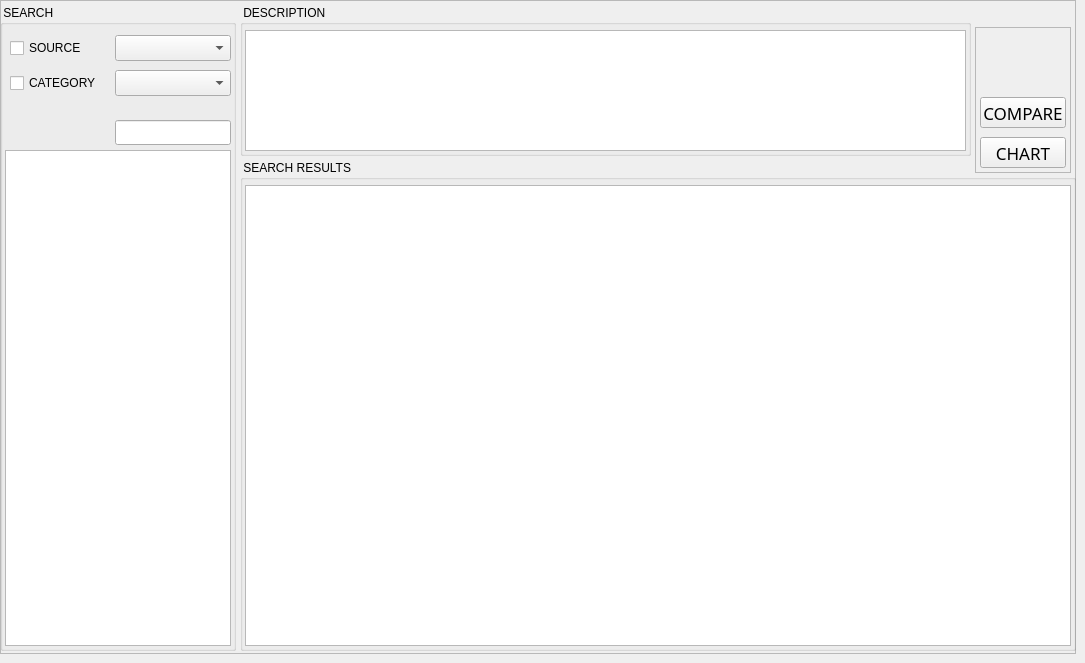
      <widget class="QWidget" name="tab_6">
       <attribute name="title">
        <string>EXPLORER</string>
       </attribute>
       <widget class="QFrame" name="frame_4">
        <property name="geometry">
         <rect>
          <x>0</x>
          <y>0</y>
          <width>1076</width>
          <height>654</height>
         </rect>
        </property>
        <property name="frameShape">
         <enum>QFrame::StyledPanel</enum>
        </property>
        <property name="frameShadow">
         <enum>QFrame::Raised</enum>
        </property>
        <widget class="QGroupBox" name="groupBox_11">
         <property name="geometry">
          <rect>
           <x>240</x>
           <y>5</y>
           <width>731</width>
           <height>151</height>
          </rect>
         </property>
         <property name="styleSheet">
          <string notr="true">font: 63 11pt &quot;FixedsysTTF&quot;;</string>
         </property>
         <property name="title">
          <string> DESCRIPTION</string>
         </property>
         <widget class="QTextBrowser" name="textBrowser">
          <property name="geometry">
           <rect>
            <x>5</x>
            <y>25</y>
            <width>721</width>
            <height>121</height>
           </rect>
          </property>
         </widget>
        </widget>
        <widget class="QGroupBox" name="groupBox_12">
         <property name="geometry">
          <rect>
           <x>0</x>
           <y>5</y>
           <width>236</width>
           <height>646</height>
          </rect>
         </property>
         <property name="styleSheet">
          <string notr="true">font: 63 11pt &quot;FixedsysTTF&quot;;</string>
         </property>
         <property name="title">
          <string> SEARCH</string>
         </property>
         <widget class="QComboBox" name="comboBox_2">
          <property name="geometry">
           <rect>
            <x>115</x>
            <y>30</y>
            <width>116</width>
            <height>26</height>
           </rect>
          </property>
         </widget>
         <widget class="QCheckBox" name="checkBox">
          <property name="geometry">
           <rect>
            <x>10</x>
            <y>30</y>
            <width>81</width>
            <height>26</height>
           </rect>
          </property>
          <property name="text">
           <string>SOURCE</string>
          </property>
         </widget>
         <widget class="QComboBox" name="comboBox_11">
          <property name="geometry">
           <rect>
            <x>115</x>
            <y>65</y>
            <width>116</width>
            <height>26</height>
           </rect>
          </property>
         </widget>
         <widget class="QCheckBox" name="checkBox_2">
          <property name="geometry">
           <rect>
            <x>10</x>
            <y>65</y>
            <width>96</width>
            <height>26</height>
           </rect>
          </property>
          <property name="text">
           <string>CATEGORY</string>
          </property>
         </widget>
         <widget class="QListWidget" name="listWidget_6">
          <property name="geometry">
           <rect>
            <x>5</x>
            <y>145</y>
            <width>226</width>
            <height>496</height>
           </rect>
          </property>
          <property name="selectionMode">
           <enum>QAbstractItemView::MultiSelection</enum>
          </property>
         </widget>
         <widget class="QLineEdit" name="lineEdit_2">
          <property name="geometry">
           <rect>
            <x>115</x>
            <y>115</y>
            <width>116</width>
            <height>25</height>
           </rect>
          </property>
         </widget>
        </widget>
        <widget class="QGroupBox" name="groupBox_21">
         <property name="geometry">
          <rect>
           <x>240</x>
           <y>160</y>
           <width>836</width>
           <height>491</height>
          </rect>
         </property>
         <property name="styleSheet">
          <string notr="true">font: 63 11pt &quot;FixedsysTTF&quot;;</string>
         </property>
         <property name="title">
          <string> SEARCH RESULTS</string>
         </property>
         <widget class="QTableView" name="tableView_2">
          <property name="geometry">
           <rect>
            <x>5</x>
            <y>25</y>
            <width>826</width>
            <height>461</height>
           </rect>
          </property>
         </widget>
        </widget>
        <widget class="QFrame" name="frame_20">
         <property name="geometry">
          <rect>
           <x>975</x>
           <y>27</y>
           <width>96</width>
           <height>146</height>
          </rect>
         </property>
         <property name="frameShape">
          <enum>QFrame::StyledPanel</enum>
         </property>
         <property name="frameShadow">
          <enum>QFrame::Raised</enum>
         </property>
         <widget class="QPushButton" name="pushButton_70">
          <property name="geometry">
           <rect>
            <x>5</x>
            <y>110</y>
            <width>86</width>
            <height>31</height>
           </rect>
          </property>
          <property name="font">
           <font>
            <family>FixedsysTTF</family>
            <pointsize>13</pointsize>
            <weight>4</weight>
            <italic>false</italic>
            <bold>false</bold>
           </font>
          </property>
          <property name="styleSheet">
           <string notr="true">font: 32 13pt &quot;FixedsysTTF&quot;;</string>
          </property>
          <property name="text">
           <string>CHART</string>
          </property>
         </widget>
         <widget class="QPushButton" name="pushButton_72">
          <property name="geometry">
           <rect>
            <x>5</x>
            <y>70</y>
            <width>86</width>
            <height>31</height>
           </rect>
          </property>
          <property name="font">
           <font>
            <family>FixedsysTTF</family>
            <pointsize>13</pointsize>
            <weight>4</weight>
            <italic>false</italic>
            <bold>false</bold>
           </font>
          </property>
          <property name="styleSheet">
           <string notr="true">font: 32 13pt &quot;FixedsysTTF&quot;;</string>
          </property>
          <property name="text">
           <string>COMPARE</string>
          </property>
         </widget>
        </widget>
       </widget>
      </widget>
